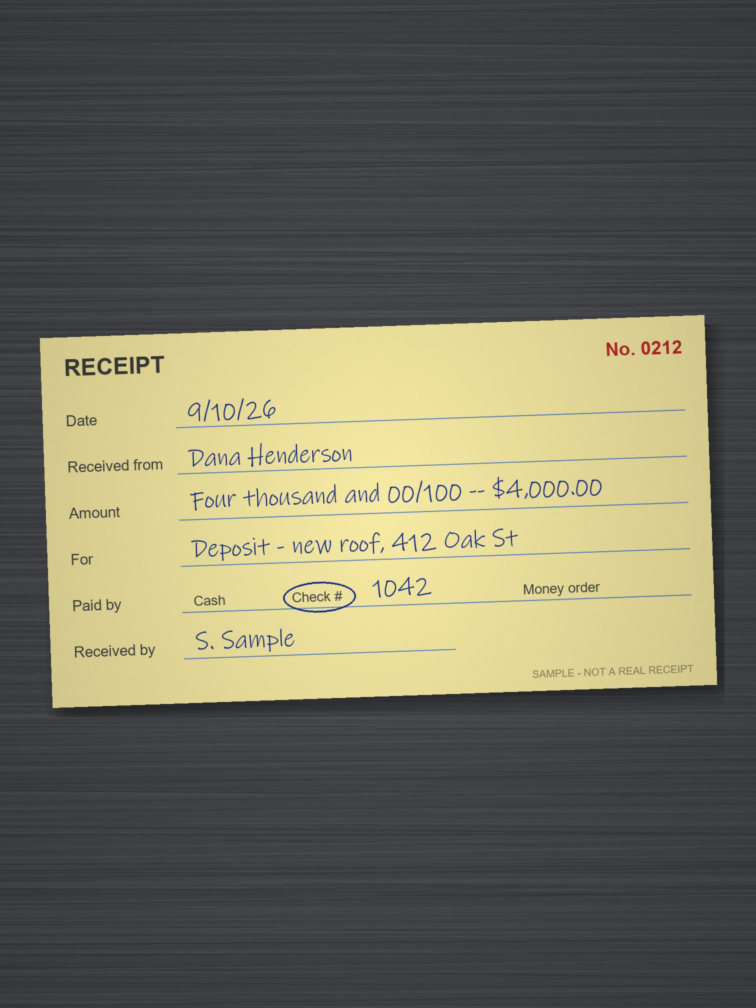
#> input picture evals/paperwork/practice/IMG_20260910_184407.jpg, 1512 x 2016 px (shown at 1/2 size)
$ python -i make_scored_papers.py   (imports and definitions only)
#> lines starting #> are read from the running program, lines starting #| are printed output that depends on the picture
#> further down, picture is the input picture: PIL image 1512x2016 RGB; mean R, G, B 112.9, 110.3, 93.3
"""Makes the scored set: the 32 FAKE papers listed in paperwork/scored/scored_key.csv.

Everything is from a made-up company, Sample Roofing Co., and every paper says "SAMPLE" on it.
The answer key was written first. This script only draws what the key already says.

  python evals/make_scored_papers.py             makes every paper into evals/paperwork/scored/
  python evals/make_scored_papers.py --selftest  draws every paper in memory, saves nothing, and checks:
                                                 one paper per key row, the amounts match the key,
                                                 nothing runs off a page, the blurry photo is blurry,
                                                 and two runs give the same bytes

- Same output every run: each paper has its own fixed random seed, and PDFs carry fixed dates.
- The iPhone photo (.HEIC) needs pillow-heif. Without it, that one paper is skipped, with a message.
- Needs Pillow and the Windows fonts Arial, Consolas, Georgia and Ink Free, like the practice set.
- It never touches the binder. It only writes into evals/paperwork/scored/.

The page helpers are copied from make_practice_papers.py, which can't be imported (it draws its
papers as soon as it's loaded).
"""
import argparse
import csv
import hashlib
import io
import os
import random
import re
import sys
import time
from decimal import ROUND_HALF_UP, Decimal as D

from PIL import Image, ImageChops, ImageDraw, ImageEnhance, ImageFilter, ImageFont, ImageOps

HERE = os.path.dirname(os.path.abspath(__file__))
OUT = os.path.join(HERE, "paperwork", "scored")
KEY = os.path.join(OUT, "scored_key.csv")
FONTS = r"C:\Windows\Fonts"
SEED = "scored-set-v1:"

_cache = {}
FIT = []  # pages whose text runs past the bottom line (the self-test reports these)


# [5 lines left out: function F, not called in this run]


def rng_for(name):
    return random.Random(SEED + name)


def r2(x):
    return D(x).quantize(D("0.01"), rounding=ROUND_HALF_UP)


def money(v):
    return f"${D(v):,.2f}"


def num(v):
    return f"{D(v):,.2f}"


class Made:
    """One file of the scored set: its name, the drawing, the total printed on it, and its date."""

    def __init__(self, file, obj, amount=None, date="2026-09-25"):
        self.file, self.obj, self.amount, self.date = file, obj, amount, date


# ---------- page helpers (PDF papers), from make_practice_papers.py ----------
W, H, M = 1275, 1650, 90  # letter size at 150 dpi
GRAY = (95, 95, 95)
INK = (30, 30, 30)
PEN = (25, 45, 140)
FAKE_LINE = "SAMPLE DOCUMENT  -  FAKE DATA MADE FOR A DEMO  -  NOT A REAL RECORD"


def new_page(w=W, h=H):
    im = Image.new("RGB", (w, h), "white")
    return im, ImageDraw.Draw(im)


# [131 lines left out: functions wrap, para, letterhead, block, table, totals and 4 more, not called in this run]


# ---------- photo and scan helpers ----------
def noise(size, rng):
    """Seeded grain (Pillow's own noise uses C rand(), which isn't seeded from here)."""
    return Image.frombytes("L", size, rng.randbytes(size[0] * size[1])).convert("RGB")


# [60 lines left out: functions camera_look, phone_photo, thermal_receipt, not called in this run]


def row(left, right, width=32):
    return left + right.rjust(width - len(left))


# [22 lines left out: functions item_lines, scanned, not called in this run]


def shake(im, steps, dx, dy):
    """Camera shake: the average of the picture slid a little at a time."""
    acc = im.copy()
    for k in range(1, steps):
        acc = Image.blend(acc, ImageChops.offset(im, k * dx, k * dy), 1.0 / (k + 1))
    return acc


def make_blurry(photo):
    w, h = photo.size
    soft = photo.resize((w // 9, h // 9), Image.BILINEAR).resize((w, h), Image.BILINEAR)
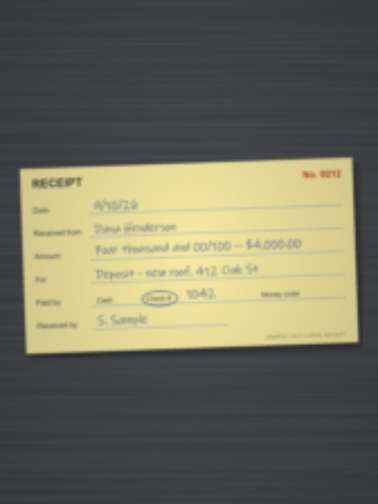
#> soft: PIL image 1512x2016 RGB (shown at 1/4 size); mean R, G, B 112.9, 110.3, 93.3
    return shake(soft, 16, 4, 2).filter(ImageFilter.GaussianBlur(5))
#> the loop in shake, `for k in range(1, steps):` made 15 passes
#> pass 3, in shake, `acc = Image.blend(acc, ImageChops.offset(im, k * dx, k * dy), 1.0 / (k..`:
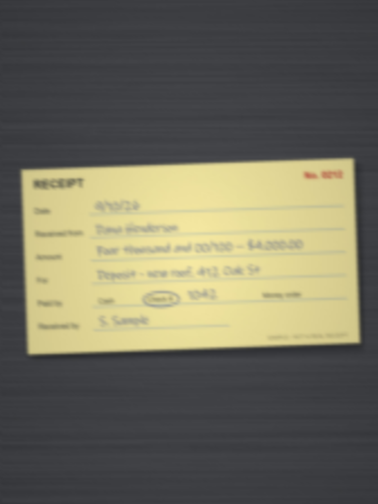
#> acc: PIL image 1512x2016 RGB (shown at 1/4 size); mean R, G, B 112.3, 109.7, 92.8
#> after the loop in shake, `for k in range(1, steps):`:
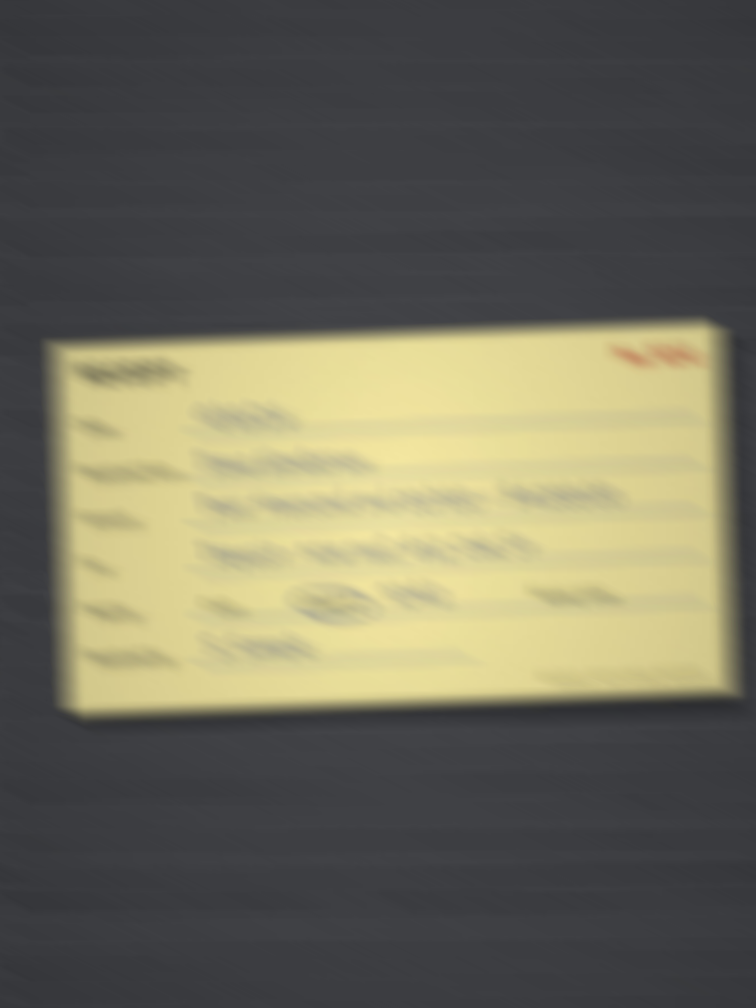
#> acc: PIL image 1512x2016 RGB (shown at 1/2 size); mean R, G, B 110.7, 108.1, 91.3


def edge_energy(im):
    hist = im.convert("L").filter(ImageFilter.FIND_EDGES).histogram()
    return sum(i * c for i, c in enumerate(hist)) / sum(hist)


# [101 lines left out: function roof_photo, not called in this run]


# ---------- the people and places (all made up) ----------
SRC = "Sample Roofing Co."
SRC_ADDR = ["100 Example Ave, Sample City, MO 00001", "(555) 555-0142  -  office@sampleroofing.example"]
NAVY = (22, 52, 104)
GREEN = (28, 94, 60)
MAROON = (120, 30, 45)
ORANGE = (196, 94, 20)
TEAL = (20, 90, 100)
TAX = D("0.09679")
CITY = "Sample City Building Division"
CITY_ADDR = ["1 Example Plaza, Room 400", "Inspections: (555) 555-0100"]
RIVERBEND = "Riverbend Building Supply"
RB_ADDR = ["2200 Example Industrial Dr, Sample City, MO 00010", "(555) 555-0187"]
RB_HEAD = ["^RIVERBEND BUILDING SUPPLY", "^2200 Example Industrial Dr", "^Sample City, MO 00010", "^(555) 555-0187"]

HENDERSON = dict(name="Dana Henderson", last="Henderson", street="412 Oak St", city="Sample City, MO 00009",
                 phone="(555) 555-0163")
MARTINEZ = dict(name="Rosa Martinez", last="Martinez", street="27 Maple Ave", city="Sample City, MO 00019",
                phone="(555) 555-0158")
OKAFOR = dict(name="Chidi Okafor", last="Okafor", street="1580 Cedar Ct", city="Sample City, MO 00022",
              phone="(555) 555-0149")
BROOKS = dict(name="Kim Brooks", last="Brooks", street="640 Hawthorn Ln", city="Sample City, MO 00023",
              phone="(555) 555-0171")

# Estimates: (description, qty, unit, price). The totals are worked out, never typed in.
MARTINEZ_ITEMS = [
    ("Tear off existing shingles, 1 layer", "18", "sq", "85.00"),
    ("Architectural shingles, Weathered Wood, installed", "19.8", "sq", "310.00"),
    ("Synthetic underlayment", "18", "sq", "35.00"),
    ("Ice and water shield, eaves and valleys", "4", "sq", "95.00"),
    ("Drip edge", "180", "ft", "3.25"),
    ("Ridge vent", "36", "ft", "12.00"),
    ("Pipe boots", "2", "ea", "45.00"),
    ("Replace 2 sheets of decking (allowance)", "2", "ea", "75.00"),
    ("Dumpster and haul-away", "1", "ea", "525.00"),
    ("Building permit", "1", "ea", "150.00"),
]
OKAFOR_ITEMS = [
    ("Tear off existing shingles, 1 layer", "26.4", "sq", "85.00"),
    ("Architectural shingles, Pewter Gray, installed", "29", "sq", "310.00"),
    ("Synthetic underlayment", "26.4", "sq", "35.00"),
    ("Ice and water shield, eaves and valleys", "7", "sq", "95.00"),
    ("Drip edge", "242", "ft", "3.25"),
    ("Ridge vent", "40", "ft", "12.00"),
    ("Pipe boots", "4", "ea", "45.00"),
    ("Dumpster and haul-away", "1", "ea", "525.00"),
    ("Building permit", "1", "ea", "150.00"),
]
BROOKS_ITEMS = [
    ("Tear off existing shingles, 1 layer", "20", "sq", "85.00"),
    ("Architectural shingles, Driftwood, installed", "22", "sq", "310.00"),
    ("Synthetic underlayment", "20", "sq", "35.00"),
    ("Ice and water shield, eaves", "4", "sq", "95.00"),
    ("Drip edge", "196", "ft", "3.25"),
    ("Ridge vent", "34", "ft", "12.00"),
    ("Pipe boots", "3", "ea", "45.00"),
    ("Dumpster and haul-away", "1", "ea", "525.00"),
    ("Building permit", "1", "ea", "150.00"),
]


# [7 lines left out: function estimate_rows, not called in this run]


EST_HEAD = ["Description", "Qty", "Unit", "Price", "Amount"]
EST_W = [540, 110, 90, 150, 205]
EST_A = ["l", "r", "l", "r", "r"]
EST_NOTE = ("Notes: Includes our 10-year workmanship warranty. Rotten decking, if found, is replaced at $75.00 "
            "per sheet, only after the owner says OK.")


# [385 lines left out: functions estimate_page, permit_page, lien_waiver_page, receipt_slip, check_image, appointment_card and 12 more, not called in this run]


def p_martinez_permit():
    page = permit_page("BP-2026-00406", "September 9, 2026", "March 9, 2027", MARTINEZ, "18", "88190", "9/9/26")
    return [Made("Permit BP-2026-00406.pdf", [page], date="2026-09-09")]


# [161 lines left out: functions p_martinez_riverbend_invoice, martinez_counter_sale, riverbend_invoice_total, p_martinez_photo, p_martinez_invoice, p_martinez_riverbend_waiver and 4 more, not called in this run]


def p_okafor_permit():
    page = permit_page("BP-2026-00463", "September 22, 2026", "March 22, 2027", OKAFOR, "26", "88305", "9/22/26")
    return [Made("Permit BP-2026-00463.pdf", [page], date="2026-09-22")]


# [181 lines left out: functions p_okafor_duplicate, p_okafor_coi, p_okafor_photo, p_brooks_estimate, p_hardware, p_gas and 6 more, not called in this run]


MAKERS = [
    p_henderson_payment, p_henderson_inspection, p_henderson_labor, p_henderson_photo, p_henderson_haulaway_waiver,
    p_henderson_shingle_warranty, p_martinez_estimate_photos, p_martinez_check, p_martinez_permit,
    p_martinez_riverbend_invoice, p_martinez_photo, p_martinez_invoice, p_martinez_riverbend_waiver,
    p_martinez_warranty, p_okafor_estimate, p_okafor_report, p_okafor_card_receipt, p_okafor_permit,
    p_okafor_duplicate, p_okafor_coi, p_okafor_photo, p_brooks_estimate, p_hardware, p_gas, p_tire_lube, p_blurry,
    p_heic_receipt, p_po_trap, p_notice, p_clinic_card,
]


# ---------- saving ----------
# [28 lines left out: functions heic_available, encode, not called in this run]


def read_key():
    with open(KEY, encoding="utf-8-sig", newline="") as f:
        return {r["file"]: r for r in csv.DictReader(f)}


# [6 lines left out: function make_all, not called in this run]


MONEY = re.compile(r"\$([\d,]+\.\d{2})")


# [82 lines left out: functions key_amount, selftest, main, not called in this run]


# [2 lines not run here, left out]

>>> from PIL import Image
>>> picture = Image.open('paperwork/practice/IMG_20260910_184407.jpg')
>>> result = make_blurry(picture)

$ run again, on evals/paperwork/practice/IMG_20260916_071522.jpg
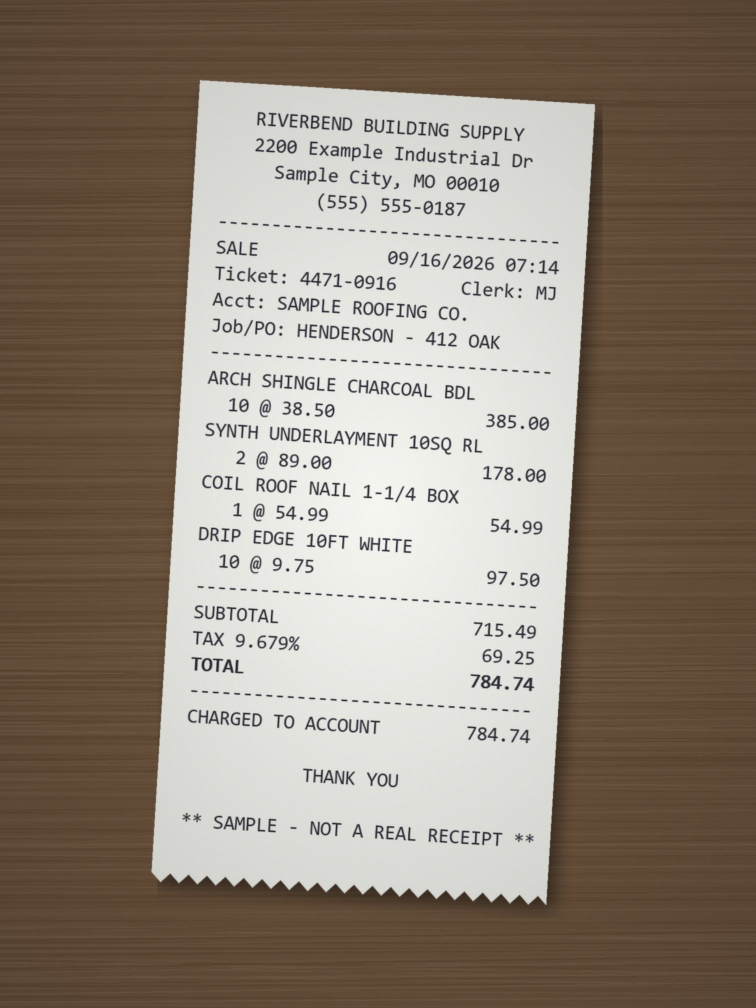
#> input picture evals/paperwork/practice/IMG_20260916_071522.jpg, 1512 x 2016 px (shown at 1/2 size)
#> picture is the input picture: PIL image 1512x2016 RGB; mean R, G, B 144.3, 132.1, 118.6
#> in make_blurry, `soft = photo.resize((w // 9, h // 9), Image.BILINEAR).resize((w, h), I..`:
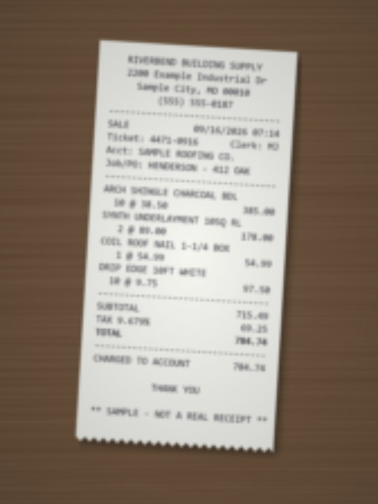
#> soft: PIL image 1512x2016 RGB (shown at 1/4 size); mean R, G, B 144.3, 132.1, 118.6
#> after the loop in shake, `for k in range(1, steps):`:
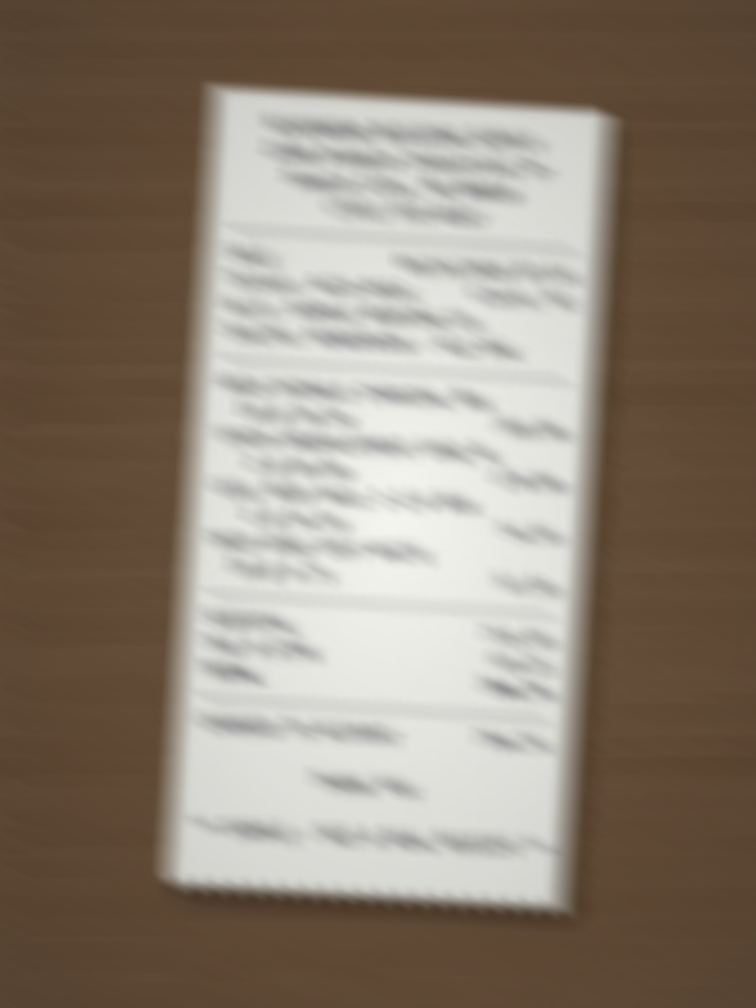
#> acc: PIL image 1512x2016 RGB (shown at 1/2 size); mean R, G, B 141.9, 129.6, 116.2

$ run again, on evals/paperwork/practice/IMG_20260923_063811.jpg
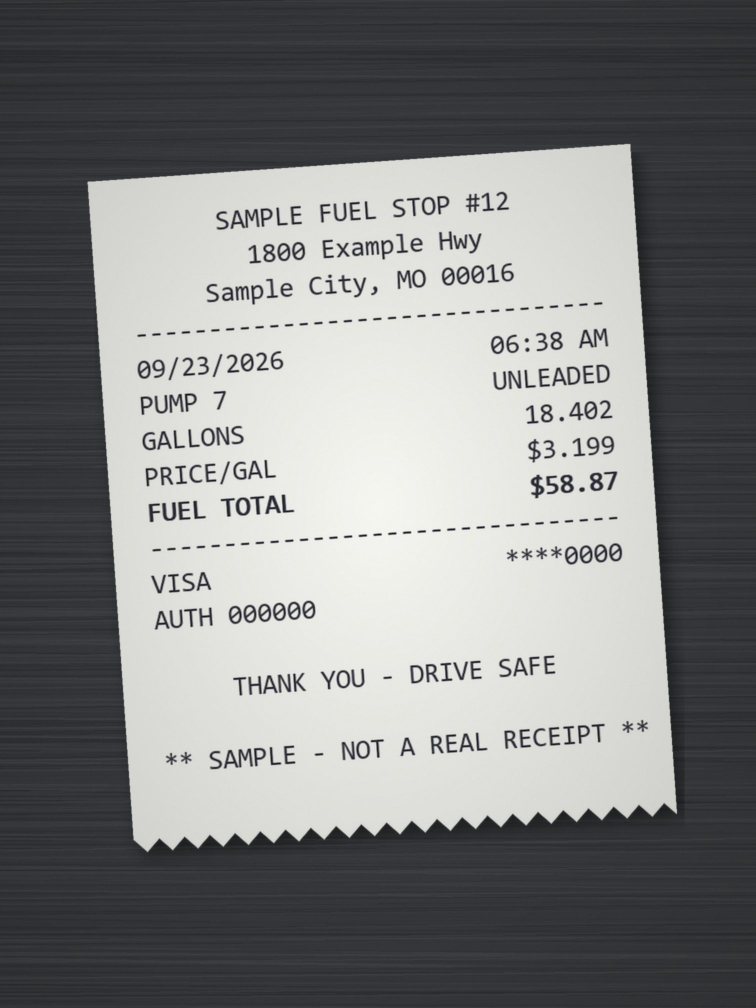
#> input picture evals/paperwork/practice/IMG_20260923_063811.jpg, 1512 x 2016 px (shown at 1/2 size)
#> picture is the input picture: PIL image 1512x2016 RGB; mean R, G, B 129.2, 130.1, 130
#> in make_blurry, `soft = photo.resize((w // 9, h // 9), Image.BILINEAR).resize((w, h), I..`:
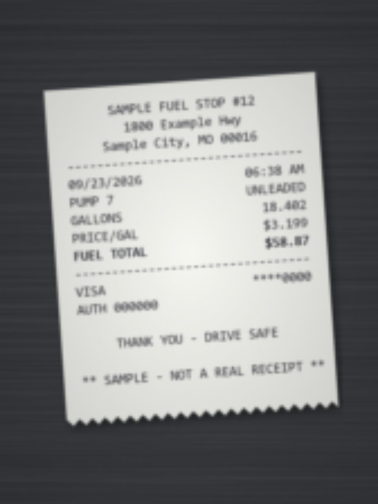
#> soft: PIL image 1512x2016 RGB (shown at 1/4 size); mean R, G, B 129.2, 130.1, 130
#> after the loop in shake, `for k in range(1, steps):`:
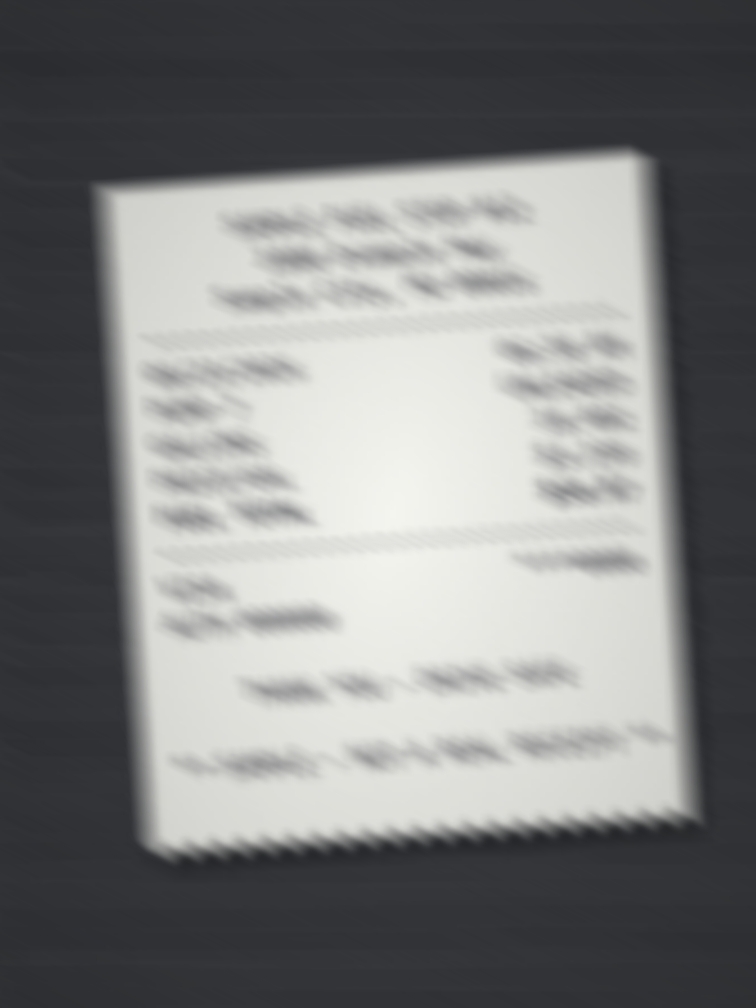
#> acc: PIL image 1512x2016 RGB (shown at 1/2 size); mean R, G, B 127, 127.9, 127.8
